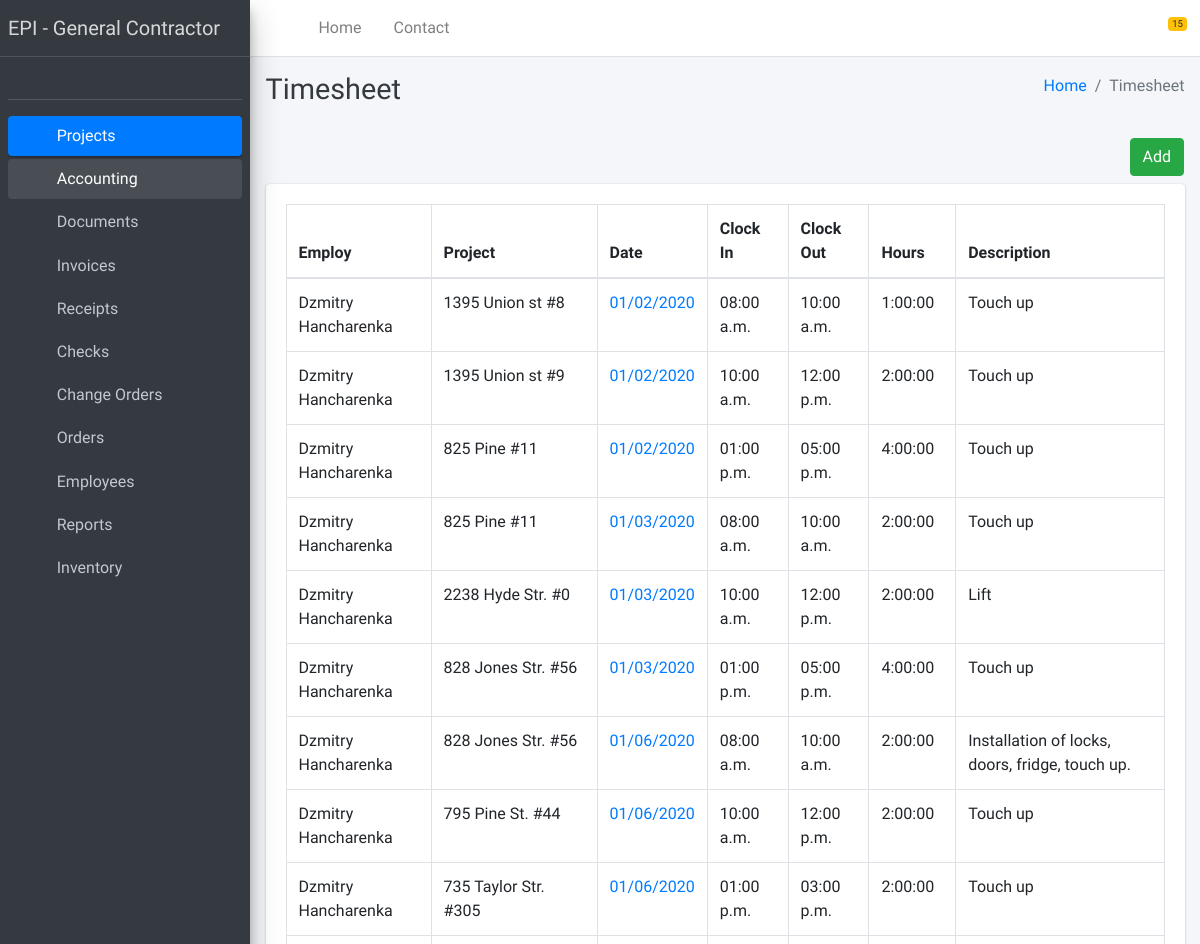
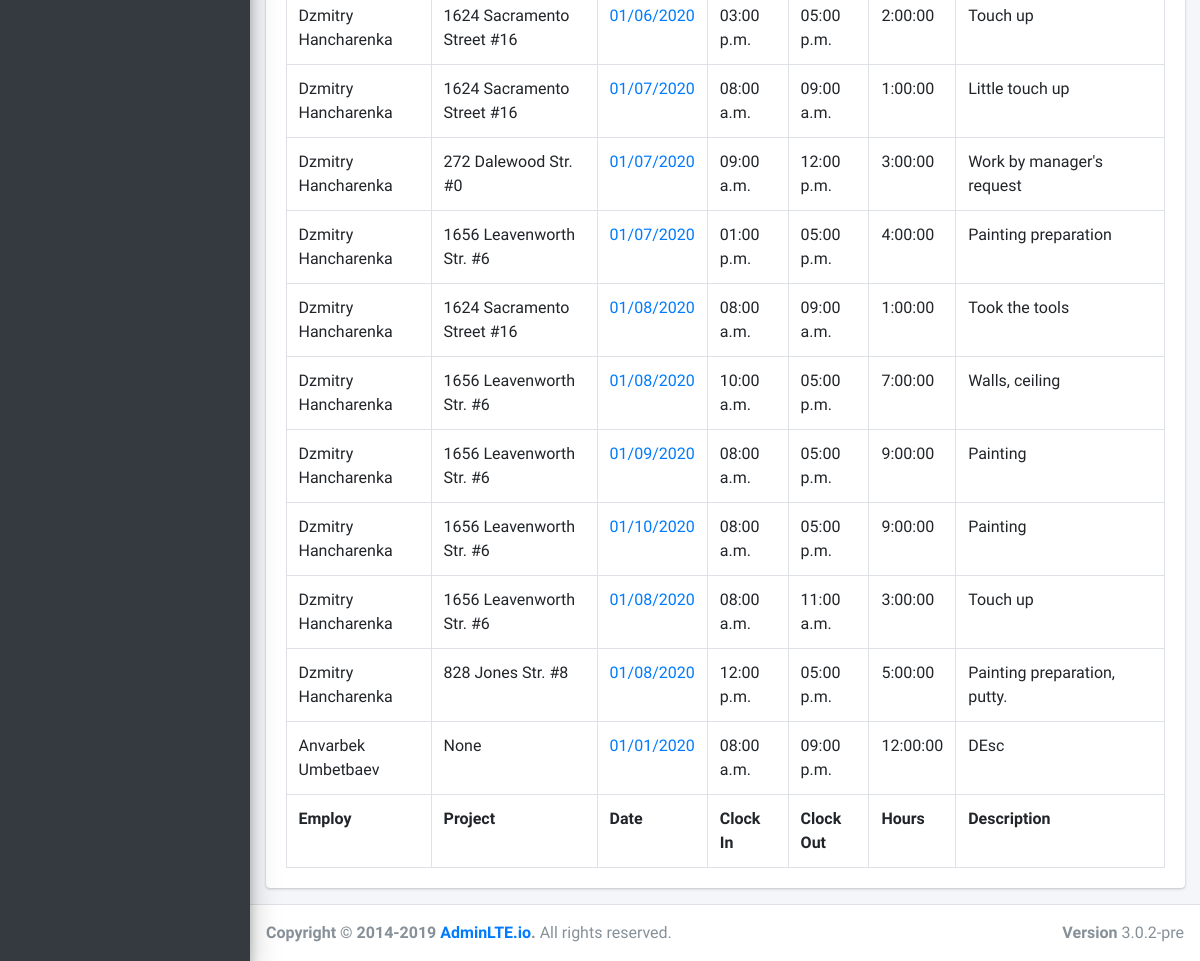
Page /timesheets/ on the committed database (2 pictures, top to bottom).
### timesheets/models.py (models this page shows)
class Timesheet(models.Model):
    date = models.DateTimeField(blank=True)
    clock_in = models.TimeField(blank=True)
    clock_out = models.TimeField(blank=True)
    is_holiday = models.BooleanField(blank=True)
    is_meal_time = models.BooleanField(blank=True, default=False)
    is_weekend = models.BooleanField(blank=True)
    description = models.TextField(blank=True)
    project = models.ForeignKey(Project, models.SET_NULL, blank=True, null=True)
    employ = models.ForeignKey(Employ, models.SET_NULL, blank=True, null=True)
    created_at = models.DateTimeField(auto_now=True)
    updated_at = models.DateTimeField(auto_now_add=True)
    def hours(self):
        if self.is_meal_time:
            return datetime.strptime(str(self.clock_out), '%H:%M:%S') - datetime.strptime(str(self.clock_in), '%H:%M:%S') - timedelta(hours=1)
        else:
            return datetime.strptime(str(self.clock_out), '%H:%M:%S') - datetime.strptime(str(self.clock_in), '%H:%M:%S')

### employees/models.py (models this page shows)
class Employ(models.Model):
    name = models.CharField(max_length=255)
    address =  models.CharField(max_length=255, blank=True)
    phone =  models.CharField(max_length=255, blank=True)
    email = models.EmailField(blank=True)
    documents = models.ManyToManyField(Files_storage)
    user = models.ForeignKey(User, models.SET_NULL, blank=True, null=True)
    is_active = models.BooleanField(default=True)
    created_at = models.DateTimeField(auto_now=True)
    updated_at = models.DateTimeField(auto_now_add=True)
    def __str__(self):
        return self.name

### projects/models.py (models this page shows, shortened)
class Project(models.Model):
    legal_entity = models.CharField(max_length=255, blank=True)
    portfolio = models.CharField(max_length=255, blank=True)
    address = models.CharField(max_length=255)
    unit = models.IntegerField(blank=True, default=0)
    zip = models.IntegerField(blank=True, default=0)
    city_state = models.CharField(max_length=255, default="San Francisco, CA")
    passwords = models.CharField(max_length=255, blank=True)
    bedrooms = models.IntegerField(default=0, blank=True)
    bathrooms = models.IntegerField(default=0, blank=True)
    sqFt = models.FloatField(default=0, blank=True)
    percent = models.FloatField(default=0, blank=True)
    jobNumber = models.CharField(max_length=255, unique=True, blank=True)
    start_date = models.DateField(default='1970-01-01', blank=True)
    end_date = models.DateField(default='1970-01-01', blank=True)
    status_type = [
        ('Open', 'Open'),
        ('In Progress', 'In Progress'),
        ('Under Review', 'Under Review'),
        ('Approved', 'Approved'),
        ('Done', 'Done'),
        ('Canceled', 'Canceled'),
        ('Rejected', 'Rejected')
    ]
    status = models.CharField(max_length=255, choices=status_type, default='Open')
    pm_epi = models.ForeignKey(User, models.SET_NULL, blank=True, null=True, verbose_name = "Project Manager EPI")
    rm = models.ForeignKey(Resident_manager, models.SET_NULL, blank=True, null=True, verbose_name = "Resident Manager")
    pm = models.ForeignKey(Project_manager, models.SET_NULL, blank=True, null=True, verbose_name = "Project Manager")
    general_contractor = models.ForeignKey(General_contractor, models.SET_NULL, blank=True, null=True, verbose_name = "General Contractor")
    design_package = models.ForeignKey(Design_package, models.SET_NULL, blank=True, null=True, verbose_name = "Design package")
    rq = models.ForeignKey(Files_storage, models.SET_NULL, blank=True, null=True, related_name='rqs')
    contract = models.ForeignKey(Files_storage, models.SET_NULL, blank=True, null=True, related_name='contracts')
    proposal = models.ForeignKey(Files_storage, models.SET_NULL, blank=True, null=True, related_name='proposals')
    drawings = models.ManyToManyField(Files_storage, related_name='drawings')
    documents = models.ManyToManyField(Document, related_name='documents')
    created_at = models.DateTimeField(auto_now=True)
    updated_at = models.DateTimeField(auto_now_add=True)
    uuid = models.UUIDField(default=uuid.uuid4)
    class Meta:
        verbose_name = 'Project'
        verbose_name_plural = 'Projects'
    def __str__(self):
        return self.address + ' #' + str(self.unit)

### timesheets/views.py (the view)
def index(request, template_name='timesheets/index.html'):
    list = Timesheet.objects.filter()
    data = {
        'list': list
    }
    return render(request, template_name, data)

### templates/timesheets/index.html
{% extends 'base.html' %}
{% load static %}
{% block content %}
  <div class="content-wrapper">
    <div class="content-header">
      <div class="container-fluid">
        <div class="row mb-2">
          <div class="col-sm-6">
            <h1 class="m-0 text-dark">Timesheet</h1>
          </div>
          <div class="col-sm-6">
            <ol class="breadcrumb float-sm-right">
              <li class="breadcrumb-item"><a href="#">Home</a></li>
              <li class="breadcrumb-item active">Timesheet</li>
            </ol>
          </div>
        </div>
      </div>
    </div>
    <section class="content">
      <div class="container-fluid">
        <div class="row">
            <div class="col-12 text-right p-2">
                <a href="{% url 'timesheet_create' %}" class="btn btn-success">Add</a>
            </div>
        </div>
          <div class="row">
          <div class="col-12">
          <div class="card">
              <div class="card-body">
                <table id="timesheet_table" class="table table-bordered table-condensed">
                  <thead>
                    <tr>
                        <th>Employ</th>
                        <th>Project</th>
                        <th>Date</th>
                        <th>Clock In</th>
                        <th>Clock Out</th>
                        <th>Hours</th>
                        <th>Description</th>
                    </tr>
                  </thead>
                  <tbody>
                    {% for item in list %}
                    <tr>
                        <td>{{ item.employ }}</td>
                        <td>{{ item.project }}</td>
                        <td><a href="{% url 'timesheet_read' item.id %}">{{ item.date|date:'m/d/Y' }}</a></td>
                        <td>{{ item.clock_in|time:'h:i a' }}</td>
                        <td>{{ item.clock_out|time:'h:i a' }}</td>
                        <td>{{ item.hours }}</td>
                        <td>{{ item.description|slice:100 }}</td>
                    </tr>
                  {% endfor %}
                  </tbody>
                <tfoot>
                    <tr>
                        <th>Employ</th>
                        <th>Project</th>
                        <th>Date</th>
                        <th>Clock In</th>
                        <th>Clock Out</th>
                        <th>Hours</th>
                        <th>Description</th>
                    </tr>
                </tfoot>
                </table>
              </div>
            </div>
          </div>
        </div>
      </div>
    </section>
  </div>
{% endblock content %}

### rows in the picture
Timesheet: employ "Dzmitry Hancharenka", project "1395 Union st #8", date "01/02/2020", clock_in "08:00 a.m.", clock_out "10:00 a.m.", hours "1:00:00", description "Touch up"
Timesheet: employ "Dzmitry Hancharenka", project "1395 Union st #9", date "01/02/2020", clock_in "10:00 a.m.", clock_out "12:00 p.m.", hours "2:00:00", description "Touch up"
Timesheet: employ "Dzmitry Hancharenka", project "825 Pine #11", date "01/02/2020", clock_in "01:00 p.m.", clock_out "05:00 p.m.", hours "4:00:00", description "Touch up"
Timesheet: employ "Dzmitry Hancharenka", project "825 Pine #11", date "01/03/2020", clock_in "08:00 a.m.", clock_out "10:00 a.m.", hours "2:00:00", description "Touch up"
Timesheet: employ "Dzmitry Hancharenka", project "2238 Hyde Str. #0", date "01/03/2020", clock_in "10:00 a.m.", clock_out "12:00 p.m.", hours "2:00:00", description "Lift"
Timesheet: employ "Dzmitry Hancharenka", project "828 Jones Str. #56", date "01/03/2020", clock_in "01:00 p.m.", clock_out "05:00 p.m.", hours "4:00:00", description "Touch up"
Timesheet: employ "Dzmitry Hancharenka", project "828 Jones Str. #56", date "01/06/2020", clock_in "08:00 a.m.", clock_out "10:00 a.m.", hours "2:00:00", description "Installation of locks, doors, fridge, touch up."
Timesheet: employ "Dzmitry Hancharenka", project "795 Pine St. #44", date "01/06/2020", clock_in "10:00 a.m.", clock_out "12:00 p.m.", hours "2:00:00", description "Touch up"
Timesheet: employ "Dzmitry Hancharenka", project "735 Taylor Str. #305", date "01/06/2020", clock_in "01:00 p.m.", clock_out "03:00 p.m.", hours "2:00:00", description "Touch up"
Timesheet: employ "Dzmitry Hancharenka", project "1624 Sacramento Street #16", date "01/06/2020", clock_in "03:00 p.m.", clock_out "05:00 p.m.", hours "2:00:00", description "Touch up"
Timesheet: employ "Dzmitry Hancharenka", project "1624 Sacramento Street #16", date "01/07/2020", clock_in "08:00 a.m.", clock_out "09:00 a.m.", hours "1:00:00", description "Little touch up"
Timesheet: employ "Dzmitry Hancharenka", project "272 Dalewood Str. #0", date "01/07/2020", clock_in "09:00 a.m.", clock_out "12:00 p.m.", hours "3:00:00", description "Work by manager's request"
Timesheet: employ "Dzmitry Hancharenka", project "1656 Leavenworth Str. #6", date "01/07/2020", clock_in "01:00 p.m.", clock_out "05:00 p.m.", hours "4:00:00", description "Painting preparation"
Timesheet: employ "Dzmitry Hancharenka", project "1624 Sacramento Street #16", date "01/08/2020", clock_in "08:00 a.m.", clock_out "09:00 a.m.", hours "1:00:00", description "Took the tools"
Timesheet: employ "Dzmitry Hancharenka", project "1656 Leavenworth Str. #6", date "01/08/2020", clock_in "10:00 a.m.", clock_out "05:00 p.m.", hours "7:00:00", description "Walls, ceiling"
Timesheet: employ "Dzmitry Hancharenka", project "1656 Leavenworth Str. #6", date "01/09/2020", clock_in "08:00 a.m.", clock_out "05:00 p.m.", hours "9:00:00", description "Painting"
Timesheet: employ "Dzmitry Hancharenka", project "1656 Leavenworth Str. #6", date "01/10/2020", clock_in "08:00 a.m.", clock_out "05:00 p.m.", hours "9:00:00", description "Painting"
Timesheet: employ "Dzmitry Hancharenka", project "1656 Leavenworth Str. #6", date "01/08/2020", clock_in "08:00 a.m.", clock_out "11:00 a.m.", hours "3:00:00", description "Touch up"
Timesheet: employ "Dzmitry Hancharenka", project "828 Jones Str. #8", date "01/08/2020", clock_in "12:00 p.m.", clock_out "05:00 p.m.", hours "5:00:00", description "Painting preparation, putty."
Timesheet: employ "Anvarbek Umbetbaev", project "None", date "01/01/2020", clock_in "08:00 a.m.", clock_out "09:00 p.m.", hours "12:00:00", description "DEsc"
